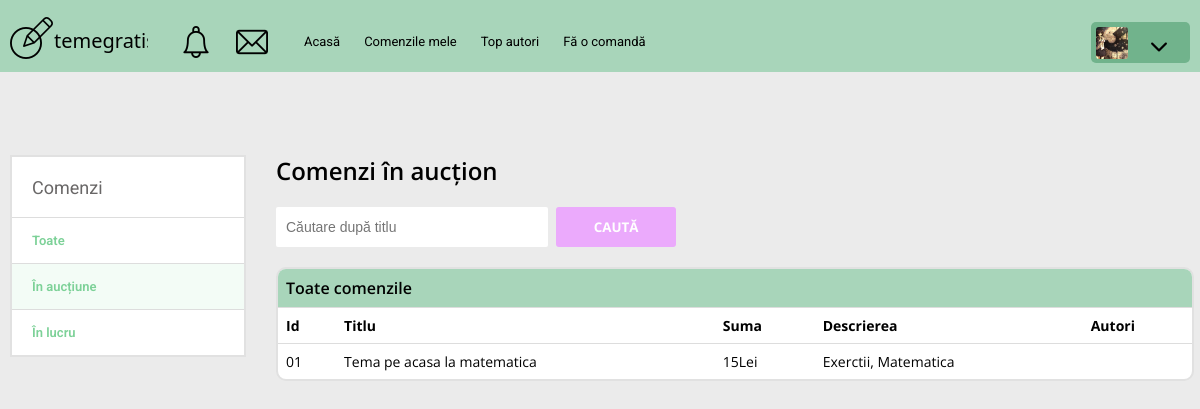
Page /client_orders_auction/3/ (signed in) on the committed database.
### core/models.py (models this page shows, shortened)
class Client(models.Model):
    profile_pic = models.ImageField(
        default='default-user.jpg', upload_to=get_user_image_folder, null=True, blank=True)
    user = models.OneToOneField(
        User, null=True, blank=True, on_delete=models.CASCADE)
    first_name = models.CharField(max_length=20)
    last_name = models.CharField(max_length=20)
    nickname = models.CharField(max_length=20)
    email = models.EmailField(max_length=30)
    date_of_birth = models.DateField(
        verbose_name='Date of Birth', null=True, blank=True)
    country = CountryField()
    state = models.CharField(max_length=20)
    address = models.CharField(max_length=20)
    password = models.CharField(max_length=30)

class Order(models.Model):
    user = models.ForeignKey(
        User, on_delete=models.CASCADE, null=True, blank=True)
    date_created = models.DateField(auto_now_add=True)
    limit_date = models.DateField(null=True)
    title = models.CharField(max_length=100)
    short_description = models.CharField(max_length=100)
    description = models.TextField(max_length=1500, null=True, blank=True)
    files = models.FileField(null=True, blank=True,
                             upload_to=get_user_image_folder)
    min_size = models.IntegerField(
        default=1, validators=[MinValueValidator(1), MaxValueValidator(100)])
    max_size = models.IntegerField(
        default=1, validators=[MinValueValidator(1), MaxValueValidator(100)])
    price = models.IntegerField(null=True, blank=True)
    client = models.ForeignKey(Client, on_delete=models.CASCADE)
    premium = models.BooleanField(default=None, null=True, blank=True)
    freelancers = models.ManyToManyField(
        Freelancer, blank=True)
    work_type = models.ForeignKey(
        Work_Type, on_delete=models.SET_NULL, null=True, blank=True)
    lessons = models.ForeignKey(
        Lesson, on_delete=models.SET_NULL, null=True, blank=True)
    in_auction = models.BooleanField(default=True)

### core/decorators.py (the view)
        def wrapper_function(request, *args, **kwargs):
            group = None
            if request.user.groups.exists():
                group = request.user.groups.all()[0].name
            if group in allowed_roles:
                return view_func(request, *args, **kwargs)
            else:
                return HttpResponse('You are not authoried to view this page')
            return view_func(request, *args, **kwargs)

### core/views.py (called while the page is built, shortened)
@ login_required(login_url='login_page')
@ allowed_users(allowed_roles=['clients'])
def client_orders_auction(request, pk):
    client = Client.objects.get(id=pk)
    orders = Order.objects.all().filter(
        client=client, acceptedorder__isnull=True)
    orders_filter = OrdersFilter(request.GET, queryset=orders)
    orders = orders_filter.qs
    context = {
        'orders': orders,
        'orders_filter': orders_filter
    }
    return render(request, 'core/client_orders_auction.html', context)

### core/templates/core/client_orders_auction.html (shortened to what this page needs)
{% extends 'core/base.html' %}
{% load static %}
{% block content %}
  <div class="my-orders my-orders__accepted-orders">
    <div class="my-orders__sidebar sidebar-left_second">
      <div class="sidebar-left__title">Comenzi</div>
      <a href="{% url 'my_orders_client' %}" class="sidebar-left__block ">
        <div class="sidebar-left__text">Toate</div>
      </a>
      <a href="{% url 'client_orders_auction' request.user.client.id %}" class="sidebar-left__block active">
        <div class="sidebar-left__text">În aucțiune</div>
      </a>
      <a href="{% url 'client_orders' request.user.client.id %}" class="sidebar-left__block ">
        <div class="sidebar-left__text">În lucru</div>
      </a>
    </div>
    <div class="my-orders__main main-orders accepted-orders">
      <div class="accepted-orders__search">
        <span>Comenzi în aucțion</span>
        <form action="" method="GET">
          {{ orders_filter.form.title }}
          <button type="submit" class="btn">Caută</button>
        </form>
      </div>
      <div class="main-orders__block">
        <div class="main-orders__title">Toate comenzile</div>
        <table class="main-orders__table">
          <tr>
            <th>Id</th>
            <th>Titlu</th>
            <th>Suma</th>
            <th>Descrierea</th>
            <th>Autori</th>
          </tr>
          {% for order in orders %}
          <tr>
            {% if forloop.counter < 10 %}
            <td>0{{ forloop.counter }}</td>
            {% else %}
            <td>{{ forloop.counter }}</td>
            {% endif %}
            <td class="accepted-orders__link"><a href="{% url 'edit_order' order.id %}">{{ order.title }}</a></td>
            <td>{{ order.price }}Lei</td>
            <td>{{ order.short_description }}</td>
            <td>
            </td>
          </tr>
          {% endfor %}
        </table>
      </div>
    </div>
  </div>
{% endblock %}

### core/templates/core/header_client.html (shortened to what this page needs)
{% load static %}
<header class="header2">
  <div class="container">
    <div class="header2__top top-header2">
      <div class="top-header2__col">
        <div class="top-header2__logo">
          <svg id="icon" xmlns="http://www.w3.org/2000/svg" xmlns:xlink="http://www.w3.org/1999/xlink" width="138" height="43" viewBox="0 0 138 43">
            <text id="temegratis" transform="translate(44 32)" font-size="20" font-family="SegoeUI, Segoe UI"><tspan x="0" y="0">temegratis</tspan></text>
          </svg>
        </div>
        <div class="top-header__notification notification">
          <div class="notification__icon">
          </div>
          <div class="notification__icon">
          </div>
        </div>
        <nav class="top-header2__nav">
          <div><a href="{% url 'home' %}" class="">Acasă</a></div>
          <div><a href="{% url 'my_orders_client' %}" class="">Comenzile mele</a></div>
          <div><a href="{% url 'freelancers' %}" class="">Top autori</a></div>
          <div><a href="{% url 'create_order' %}" class="">Fă o comandă</a></div>
        </nav>
      </div>
      <div class="top-header__col">
        <div class="top-header__dropdown">
          <div class="top-header__myself">
            <picture><source srcset="{% static 'images/' %}{{  request.user.client.profile_pic }}" type="image/webp"><img class="top-header__avatar" src="{% static 'images/' %}{{  request.user.client.profile_pic }}" alt="profile picture"></picture>
              <div class="top-header__arrow">
            </div>
          </div>
        </div>
      </div>
    </div>
  </div>
</header>

### rows in the picture
Order: title "Tema pe acasa la matematica", price "15", short_description "Exerctii, Matematica"
